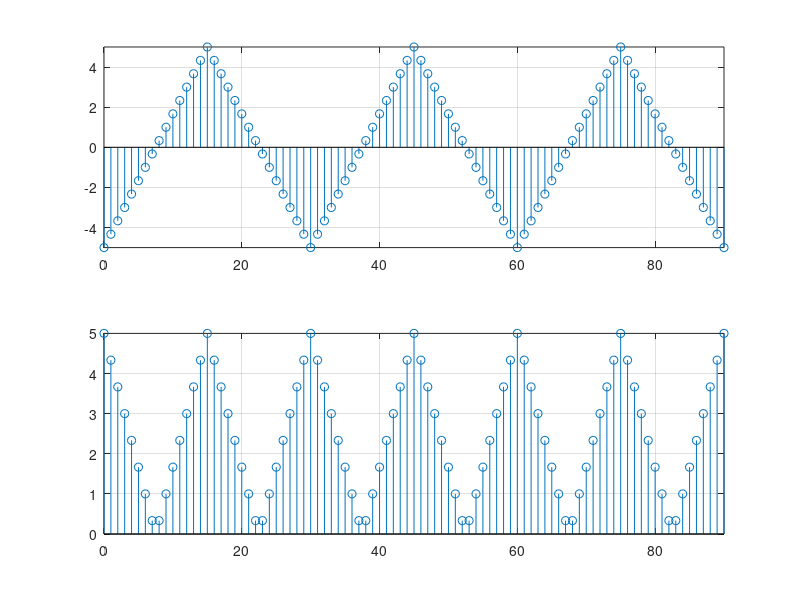

Write the MATLAB code that produced this figure.
% Bieu do 1
n = 0:90;   
f = 1/30;            
phase = 0;          
A = 5;   
arg = 2*pi*f*n - phase; 
x = A*sawtooth(arg,1/2);
clf;        
subplot(2,1,1);
stem(n,x);   
axis([0 90 -5 5]);
grid;
% bieu do 2
f = 1/30;            
phase = 0;          
A = 5;   
arg = 2*pi*f*n - phase; 
x = A*abs(sawtooth(arg,1/2));      
subplot(2,1,2);
stem(n,x);   
axis([0 90 0 5]);
grid;
